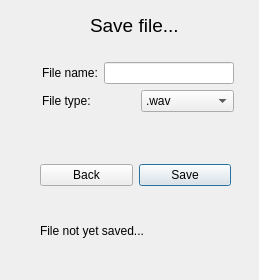
<?xml version="1.0" encoding="UTF-8"?>
<ui version="4.0">
 <class>barexportdialog</class>
 <widget class="QDialog" name="barexportdialog">
  <property name="geometry">
   <rect>
    <x>0</x>
    <y>0</y>
    <width>259</width>
    <height>280</height>
   </rect>
  </property>
  <property name="windowTitle">
   <string>Dialog</string>
  </property>
  <widget class="QLabel" name="saveFileLabel">
   <property name="geometry">
    <rect>
     <x>90</x>
     <y>10</y>
     <width>91</width>
     <height>31</height>
    </rect>
   </property>
   <property name="text">
    <string>&lt;html&gt;&lt;head/&gt;&lt;body&gt;&lt;p&gt;&lt;span style=&quot; font-size:14pt;&quot;&gt;Save file...&lt;/span&gt;&lt;/p&gt;&lt;/body&gt;&lt;/html&gt;</string>
   </property>
  </widget>
  <widget class="QWidget" name="layoutWidget">
   <property name="geometry">
    <rect>
     <x>40</x>
     <y>160</y>
     <width>191</width>
     <height>31</height>
    </rect>
   </property>
   <layout class="QHBoxLayout" name="horizontalLayout">
    <item>
     <widget class="QPushButton" name="backButton">
      <property name="text">
       <string>Back</string>
      </property>
     </widget>
    </item>
    <item>
     <widget class="QPushButton" name="saveButton">
      <property name="text">
       <string>Save</string>
      </property>
      <property name="autoDefault">
       <bool>false</bool>
      </property>
      <property name="default">
       <bool>true</bool>
      </property>
      <property name="flat">
       <bool>false</bool>
      </property>
     </widget>
    </item>
   </layout>
  </widget>
  <widget class="QLabel" name="savedLabel">
   <property name="geometry">
    <rect>
     <x>40</x>
     <y>220</y>
     <width>191</width>
     <height>21</height>
    </rect>
   </property>
   <property name="text">
    <string>File not yet saved...</string>
   </property>
  </widget>
  <widget class="QWidget" name="layoutWidget">
   <property name="geometry">
    <rect>
     <x>42</x>
     <y>62</y>
     <width>192</width>
     <height>52</height>
    </rect>
   </property>
   <layout class="QVBoxLayout" name="verticalLayout">
    <item>
     <layout class="QHBoxLayout" name="horizontalLayout_3">
      <item>
       <widget class="QLabel" name="fileNameLabel">
        <property name="text">
         <string>File name:</string>
        </property>
       </widget>
      </item>
      <item>
       <widget class="QLineEdit" name="fileNameLineEdit"/>
      </item>
     </layout>
    </item>
    <item>
     <layout class="QHBoxLayout" name="horizontalLayout_2">
      <item>
       <widget class="QLabel" name="fileTypeLabel">
        <property name="text">
         <string>File type:</string>
        </property>
       </widget>
      </item>
      <item>
       <widget class="QComboBox" name="fileTypeComboBox">
        <item>
         <property name="text">
          <string>.wav</string>
         </property>
        </item>
        <item>
         <property name="text">
          <string>.mp3</string>
         </property>
        </item>
       </widget>
      </item>
     </layout>
    </item>
   </layout>
  </widget>
  <zorder>layoutWidget</zorder>
  <zorder>saveFileLabel</zorder>
  <zorder>layoutWidget</zorder>
  <zorder>savedLabel</zorder>
 </widget>
 <resources/>
 <connections/>
</ui>
